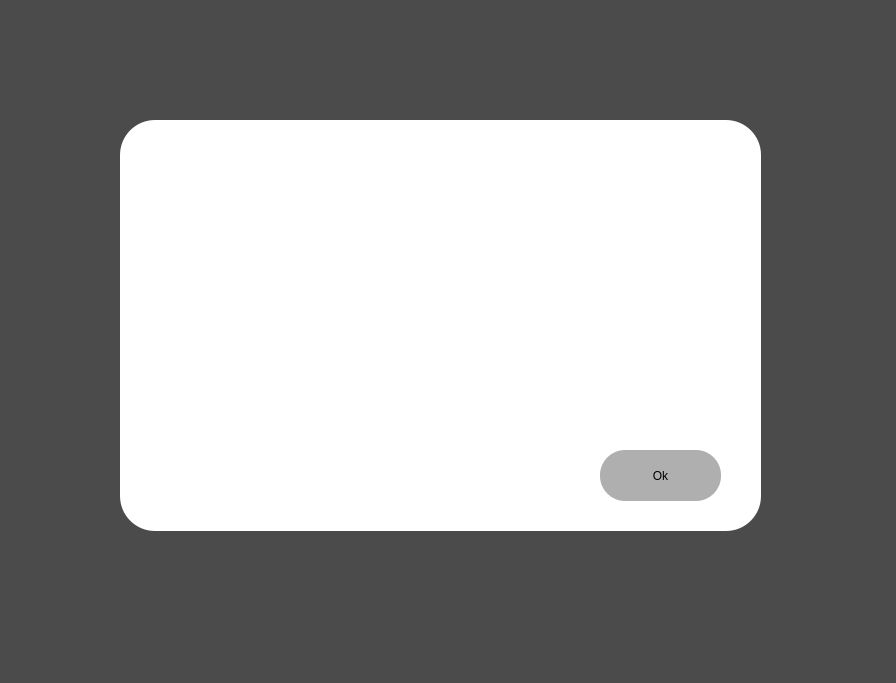
<?xml version="1.0" encoding="UTF-8"?>
<ui version="4.0">
 <class>PopUpDialog</class>
 <widget class="QDialog" name="PopUpDialog">
  <property name="geometry">
   <rect>
    <x>0</x>
    <y>0</y>
    <width>896</width>
    <height>683</height>
   </rect>
  </property>
  <property name="windowTitle">
   <string>Dialog</string>
  </property>
  <layout class="QGridLayout" name="gridLayout">
   <property name="leftMargin">
    <number>0</number>
   </property>
   <property name="topMargin">
    <number>0</number>
   </property>
   <property name="rightMargin">
    <number>0</number>
   </property>
   <property name="bottomMargin">
    <number>0</number>
   </property>
   <item row="0" column="0">
    <widget class="QWidget" name="widget" native="true">
     <property name="styleSheet">
      <string notr="true">background-color: rgba(0, 0, 0, 175);</string>
     </property>
     <widget class="QWidget" name="dialog" native="true">
      <property name="geometry">
       <rect>
        <x>120</x>
        <y>120</y>
        <width>641</width>
        <height>411</height>
       </rect>
      </property>
      <property name="minimumSize">
       <size>
        <width>400</width>
        <height>200</height>
       </size>
      </property>
      <property name="styleSheet">
       <string notr="true">background-color: rgb(255, 255, 255);
border-radius: 35px;</string>
      </property>
      <widget class="RippleButton" name="pushButton">
       <property name="geometry">
        <rect>
         <x>480</x>
         <y>330</y>
         <width>121</width>
         <height>51</height>
        </rect>
       </property>
       <property name="styleSheet">
        <string notr="true">QPushButton
{
	background-color: rgb(175, 175, 175);
	color: #000000;
	border-radius: 25px;
	border-color: rgb(35, 35, 35);
	padding: 5px;
	font: 15pt &quot;Microsoft Sans Serif&quot;;

}

QPushButton::hover
{
	background-color: rgb(159, 159, 159);
	color: rgb(0,0,0);
	border-radius: 25px;
	padding: 5px;

}</string>
       </property>
       <property name="text">
        <string>Ok</string>
       </property>
      </widget>
     </widget>
    </widget>
   </item>
  </layout>
 </widget>
 <customwidgets>
  <customwidget>
   <class>RippleButton</class>
   <extends>QPushButton</extends>
   <header>ripplebutton.hpp</header>
  </customwidget>
 </customwidgets>
 <resources/>
 <connections/>
</ui>
